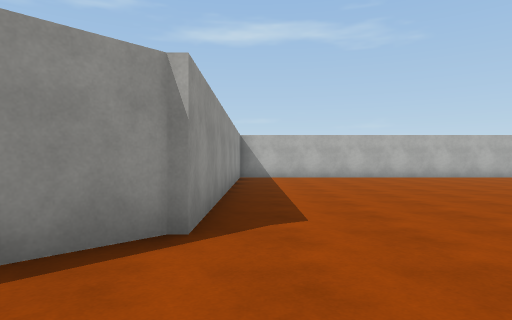
view 1 (above)

23 first-person views from a walk through a Unity game level. The camera is 1.2 m above the floor, looks level and sees 75° across. The floor is counted in squares, 2 m on a side. Each view is taken from the middle of a square. On the plan, view 1 faces up. The plan holds only what a view shows up to about 10 squares ahead; the rest is blank. The place goes on beyond the plan. The player is left out. Surface patterns are stand-ins for the level's own textures.

view 2
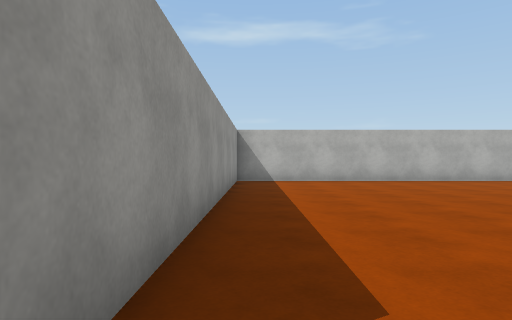

view 3
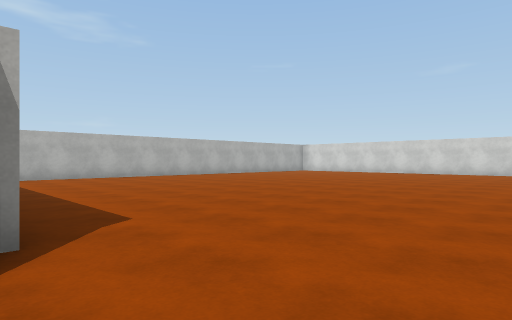

view 4
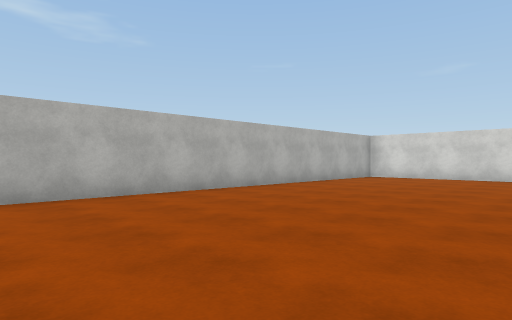

view 5
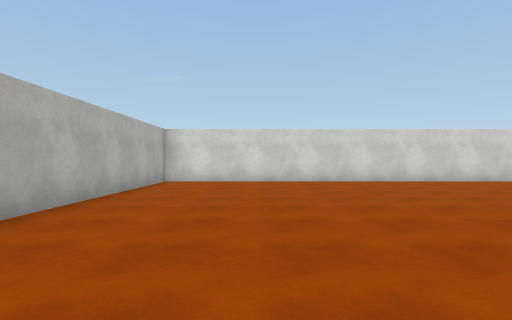

view 6
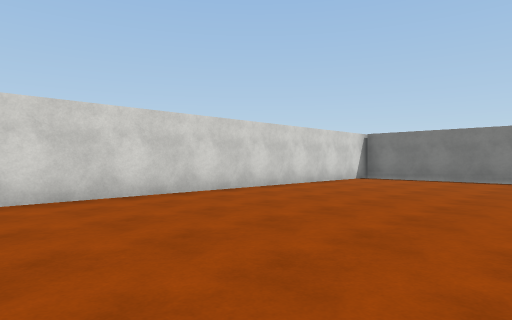

view 7
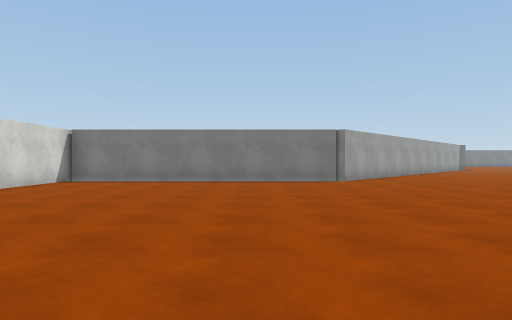

view 8
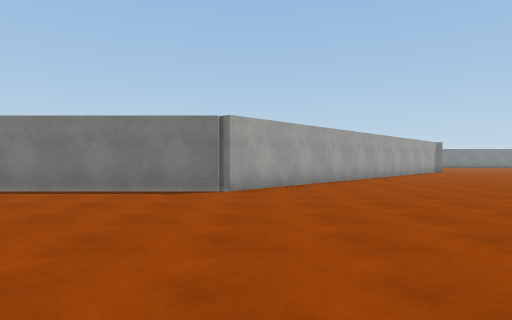

view 9
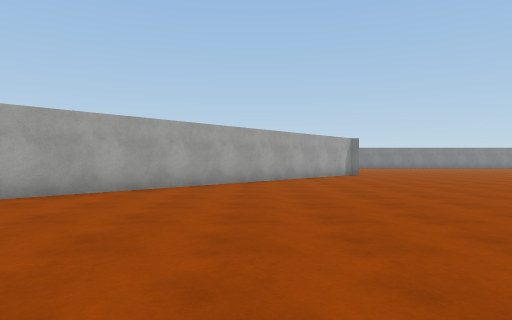

view 10
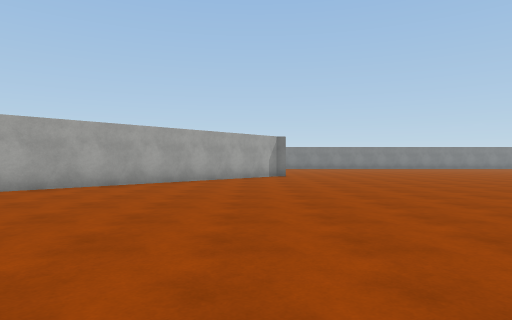

view 11
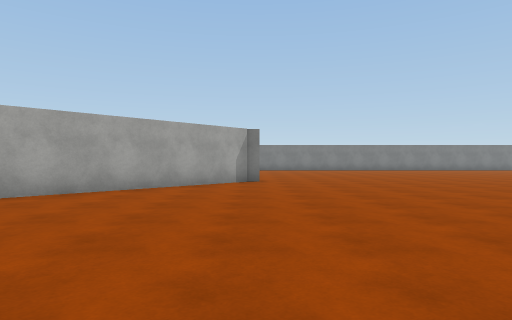

view 12
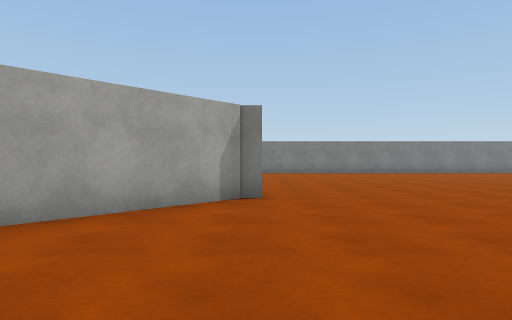

view 13
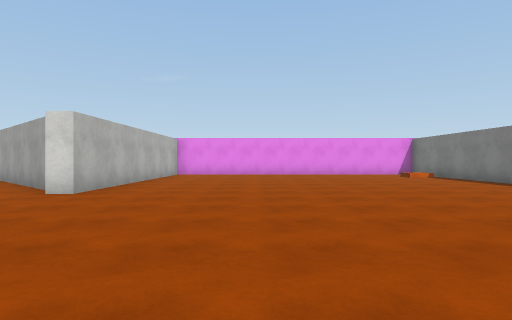

view 14
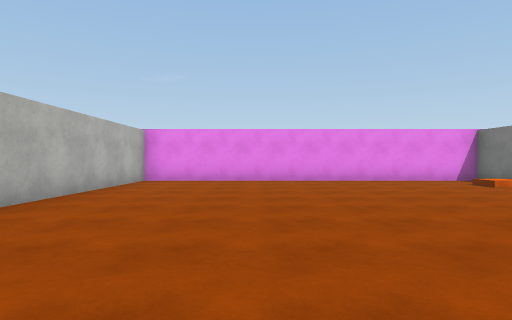

view 15
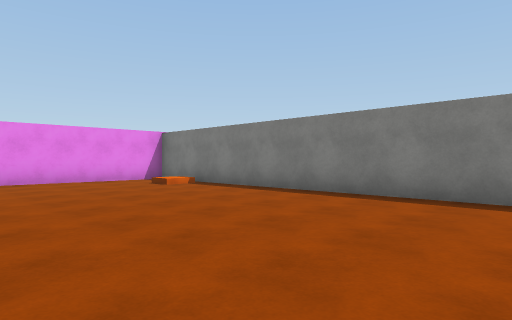

view 16
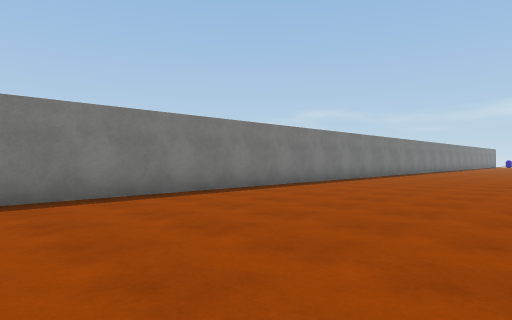

view 17
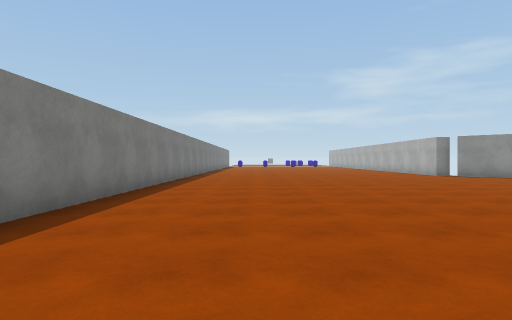

view 18
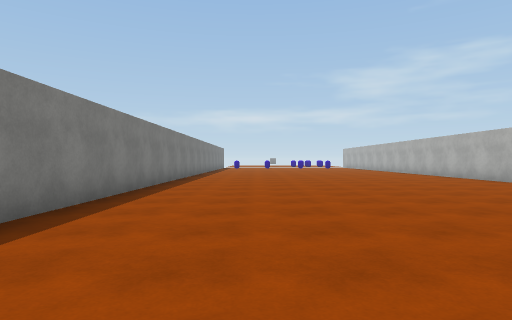

view 19
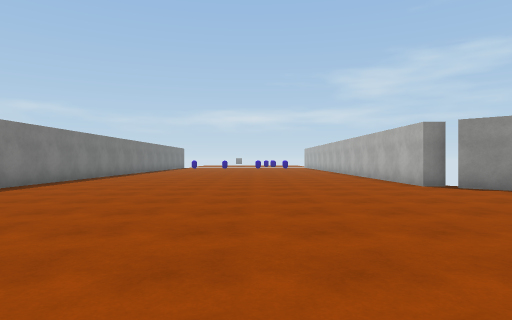

view 20
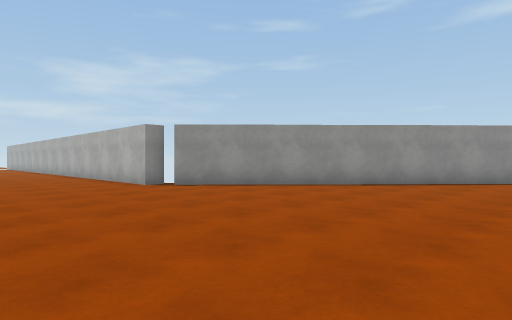

view 21
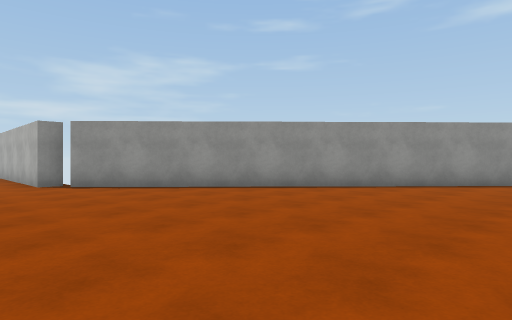

view 22
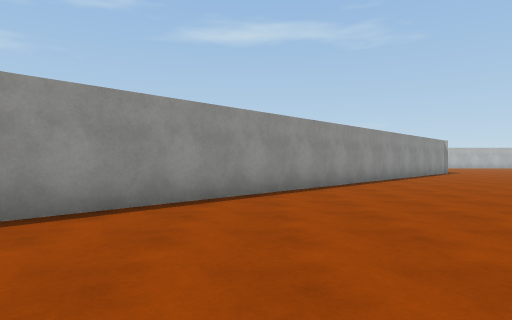

view 23
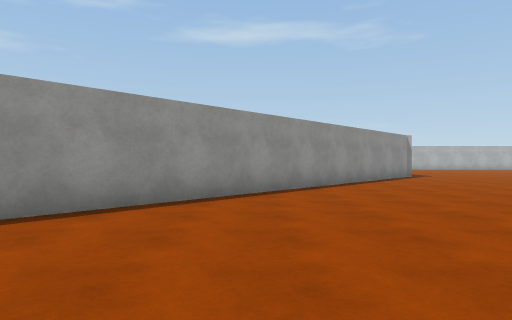

### Floor plan
Points are (right, up) in squares from view 1. A wall is a line through its corners. A room is listed if a view was taken in it or the views show most of it. See-through windows are left out.
Room 1 (views 1, 2, 3, 4, 5, 6, 7, 8, 9, 10, 11, 12, 13, 14, 15, 16, 17, 18, 19, 20, 21, 22, 23)
walls: (-2.8, -13.2) (6.5, -3.4) (6.8, -3.7); (6.4, -3.5) (14.3, -3.5) (14.3, 11.5) (-0.6, 11.5); (-16.5, -13.6) (-16.5, -14.2) (-19.5, -14.2); (-0.5, 11.2) (-0.5, 2.9) (-16.1, -13.7); (-19, -23.4) (4.7, -23.4) (4.7, -13.8) (-3.1, -13.8) (-3.1, -13.2)

Where each view was taken, in squares from view 1:
view 1: 0 up, 0 right, facing up
view 2: 2 up, 0 right, facing up
view 3: 0 up, 1 left, facing up-right
view 4: 6 up, 3 right, facing up-right
view 5: 9 up, 5 right, facing right
view 6: 7 up, 9 right, facing down-right
view 7: 6 up, 9 right, facing down
view 8: 3 up, 6 right, facing down
view 9: 0 up, 1 right, facing down
view 10: 1 down, 2 left, facing down
view 11: 4 down, 3 left, facing down
view 12: 8 down, 3 left, facing down
view 13: 17 down, 9 left, facing right
view 14: 17 down, 5 left, facing right
view 15: 18 down, 5 left, facing down-right
view 16: 18 down, 1 left, facing down-left
view 17: 21 down, 4 left, facing left
view 18: 21 down, 9 left, facing left
view 19: 18 down, 9 left, facing left
view 20: 18 down, 9 left, facing up-left
view 21: 16 down, 8 left, facing up-left
view 22: 12 down, 9 left, facing up
view 23: 9 down, 6 left, facing up
